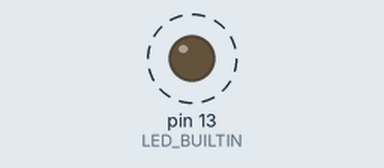
This sketch was run on a simulated Arduino Uno, built with avr-gcc and run on an emulated ATmega328P. Shown: output pins drawn as LEDs (lit = HIGH). Dashed ring = blinking. What the sketch prints to the serial monitor is not drawn.

Above: at 5.5 s.
Timing chart, 0 to 8.0 s (numbered marks = the images above):
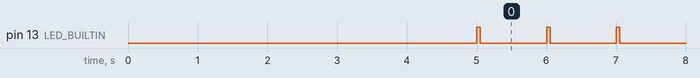

The sketch:

HelloWorld.ino
```cpp
/*
   File: HelloWorld.ino

   This program is used to verify correct installation of Arduino IDE
   and correct connection and configuration of an Arduino or
   Arduino-compatible board in Tools menu.

   It is based on the well known http://www.arduino.cc/en/Tutorial/Blink
*/

// define your bord here, comment not used boards
//#define BOARD "Nucleo-L476RG"
//#define BOARD "Nucleo-L053R8"
//#define BOARD "Teensy 4.0"
//#define BOARD "Arduino Uno WiFi R2"
//#define BOARD "ESPduino - ESP8266"
//#define BOARD "Arduino Uno R3"
//#define BOARD "Arduino Leonardo R3"
//#define BOARD "WeMos LoLin D32 Pro"
//#define BOARD "Arduino Yun"
//#define BOARD "M5StickC"
//#define BOARD "Arduino M0"
//#define BOARD "Wio Terminal"
//#define BOARD "Adafruit HUZZAH32 – ESP32 Feather Board"
//#define BOARD "ESP32-S2-SAOLA-1M"
//#define BOARD "M5Stack Core"
#define BOARD "RAK11200 WisBlock WiFi Module - ESP32"

// int LED_BUILTIN = 10; // uncomment if LED_BUILIN is not defined

// #define Serial SerialUSB // for Arduino M0
// #define Serial Serial0   // for ESP32-S2-SAOLA-1M

void setup()
{
  Serial.begin(115200);
  while (!Serial); // wait for serial port to connect. Needed for native USB.
  delay(5000);
  Serial.print("\nHello World from ");
  Serial.println(BOARD);            // used board
  Serial.print("Arduino SW Version ");
  Serial.println(ARDUINO);          // Arduino SW version
  Serial.print("Clock frequency ");
  Serial.print(F_CPU / 1000000);    // Oscillator frequency
  Serial.println(" MHz");
  Serial.println();

  pinMode(LED_BUILTIN, OUTPUT);
}

void loop()
{
  Serial.println(F("Blink LED"));
  digitalWrite(LED_BUILTIN, HIGH);
  delay(50);
  digitalWrite(LED_BUILTIN, LOW);
  delay(950);                       // wait for a second
}
```

Measured:
- by itself, pin 13 (LED_BUILTIN): alternates HIGH for 0.05 s and LOW for 0.95 s
